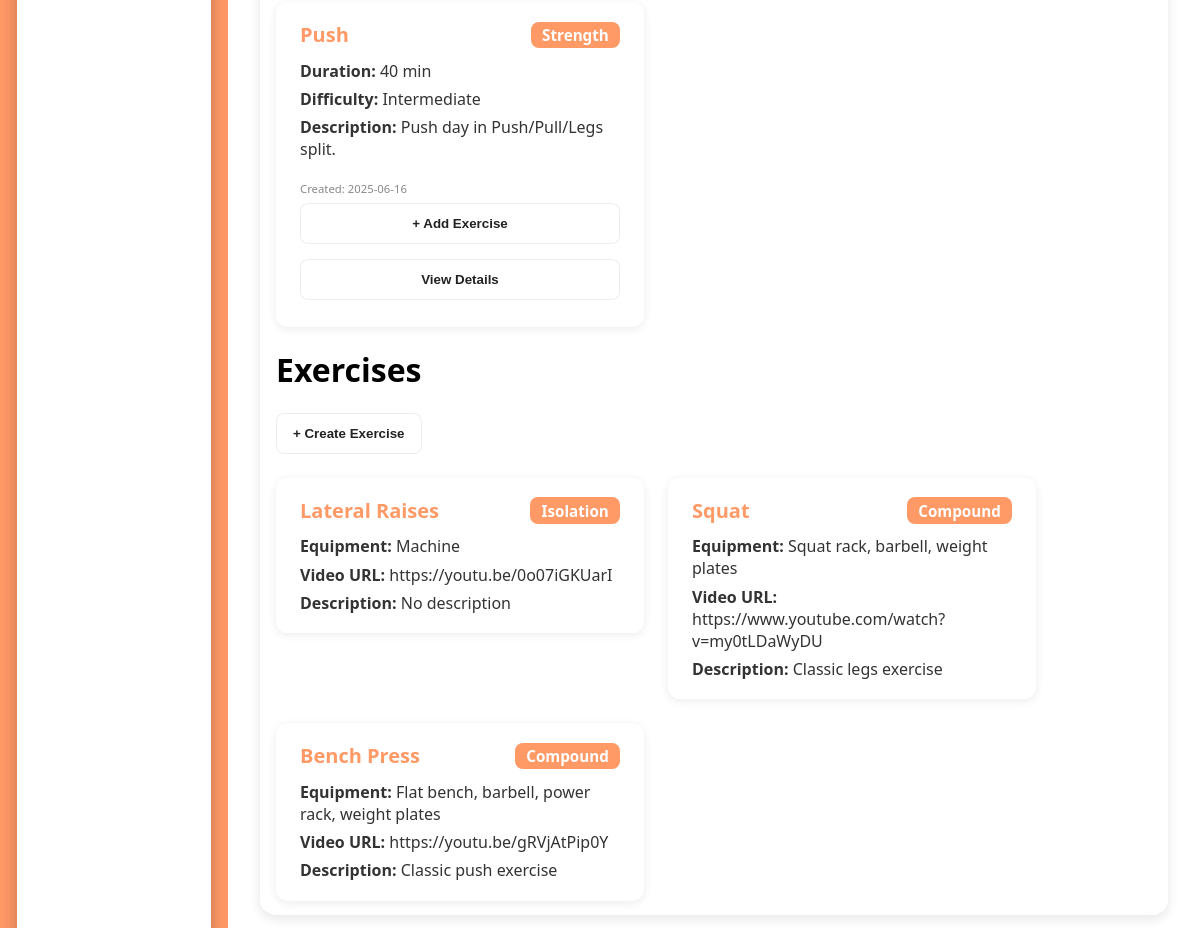
The page /dashboard/workouts (signed in, lower part) on the database as committed earlier.
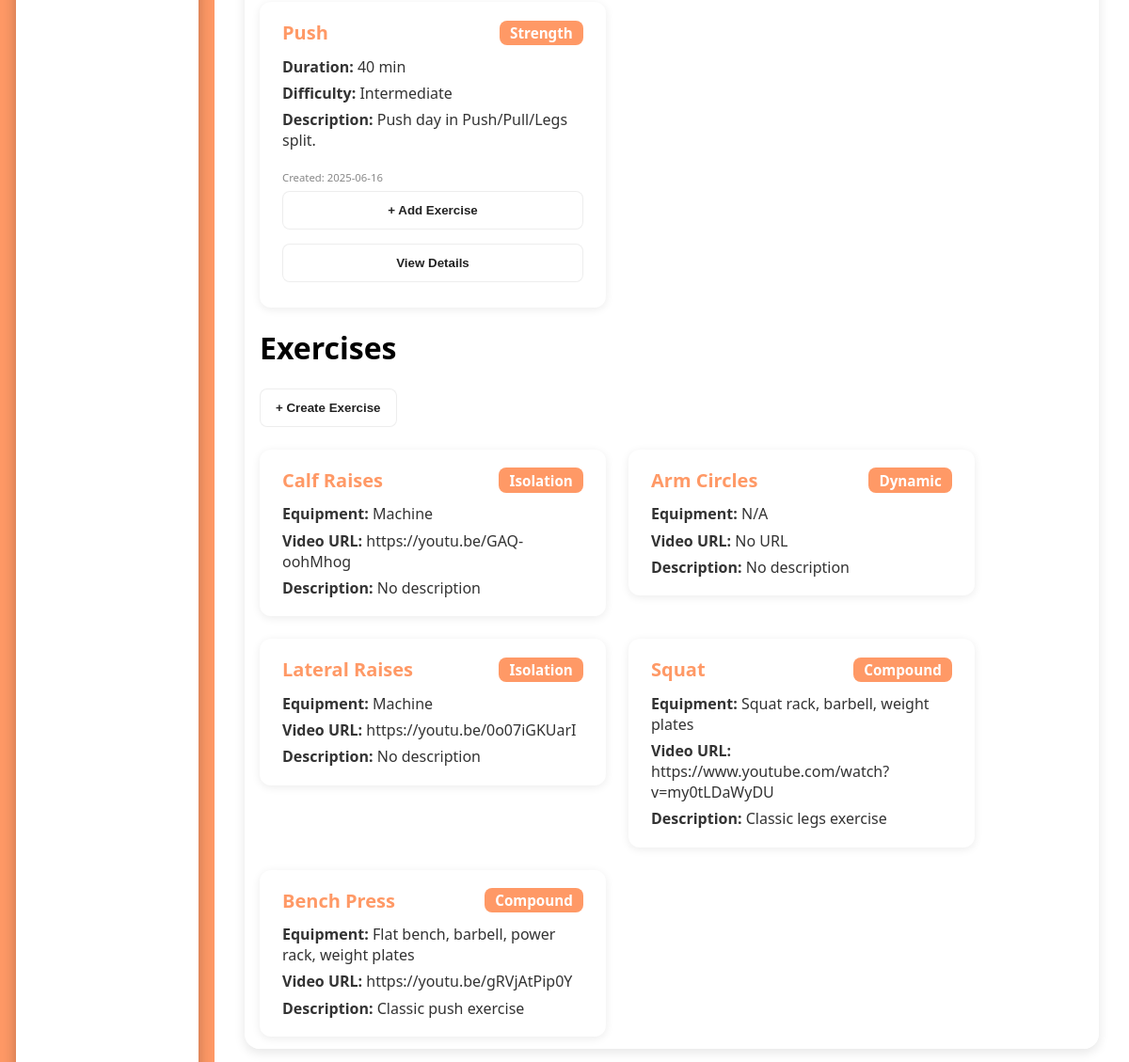
The same page on the database as committed later.
### models.py (models this page shows, shortened)
class Workout(db.Model):
    __tablename__ = 'workouts'
    id = db.Column(db.Integer, primary_key=True)
    name = db.Column(db.String(32), nullable=False)
    type = db.Column(db.String(16), nullable=False)
    duration = db.Column(db.Integer, nullable=False)
    description = db.Column(db.String(256), nullable=True)
    difficulty = db.Column(db.String(16), nullable=True)
    user_id = db.Column(db.Integer, db.ForeignKey('users.id'), nullable=False)
    user = db.relationship('User', backref=db.backref('workouts', lazy=True))
    created_at = db.Column(db.DateTime, server_default=db.func.now(), nullable=False)
    updated_at = db.Column(db.DateTime, server_default=db.func.now(), onupdate=db.func.now(), nullable=False)

class Exercise(db.Model):
    __tablename__ = 'exercises'
    id = db.Column(db.Integer, primary_key=True)
    name = db.Column(db.String(32), nullable=False)
    description = db.Column(db.String(256), nullable=True)
    video_url = db.Column(db.String(256), nullable=True)
    category = db.Column(db.String(32), nullable=True)
    equipment = db.Column(db.String(64), nullable=True)
    user_id = db.Column(db.Integer, db.ForeignKey('users.id'), nullable=False)
    user = db.relationship('User', backref=db.backref('exercises', lazy=True))

### app.py (the view)
@app.route('/dashboard/workouts')
@login_required
def workouts():
    form = WorkoutForm()
    exercise_form = ExerciseForm()
    workout_type = request.args.get('type')
    query = Workout.query.filter_by(user_id=current_user.id)
    if workout_type:
        query = query.filter_by(type=workout_type)
    user_workouts = query.order_by(Workout.created_at.desc()).all()
    user_exercises = Exercise.query.filter_by(user_id=current_user.id).order_by(Exercise.id.desc()).all()
    return render_template(
        'dashboard.html',
        username=current_user.username,
        email=current_user.email,
        active_section='workouts',
        workout_form=form,
        exercise_form=exercise_form,
        workouts=user_workouts,
        exercises=user_exercises,
        selected_type=workout_type,
        profile_picture=current_user.profile_picture
    )

### app.py (called while the page is built)
@login_manager.user_loader
def load_user(user_id):
    return User.query.get(int(user_id))

### templates/dashboard.html (shortened to what this page needs)
{% extends "base.html" %}
{% block stylesheet %}<link rel="stylesheet" href="/static/css/dash.css">{% endblock %}
{% block content %}
<div class="dashboard">
    <div class="sidebar">
        <div class="sidebar-island">
        </div>
    </div>
    <div class="main">
        {% if active_section == 'home' %}
            <h1>Hello {{ username }}!</h1>
            <div class="main-sections">
                <div class="main-card">
                    <h2>Workouts</h2>
                    <p>Here you can track your recent workouts and start new ones.</p>
                </div>
                <div class="main-card">
                    <h2>Stats</h2>
                    <p>Your progress and stats will appear here.</p>
                </div>
            </div>
        {% elif active_section == 'workouts' %}
            <div class="main-sections center-content">
                <div class="workout-section">
                    <div class="workouts-list">
                        {% if workouts %}
                            {% for workout in workouts %}
                                <div class="workout-card droppable-workout" data-workout-id="{{ workout.id }}">
                                    <div class="workout-card-header">
                                        <h3>{{ workout.name }}</h3>
                                        <span class="workout-type">{{ workout.type|capitalize }}</span>
                                    </div>
                                    <div class="workout-card-body">
                                        <div><strong>Duration:</strong> {{ workout.duration }} min</div>
                                        <div><strong>Difficulty:</strong> {{ workout.difficulty|capitalize or "N/A" }}</div>
                                        <div><strong>Description:</strong> {{ workout.description or "No description" }}</div>
                                        <div class="workout-date"><small>Created: {{ workout.created_at.strftime('%Y-%m-%d') }}</small></div>
                                        <button class="sidebar-button open-add-exercise-modal-btn" data-workout-id="{{ workout.id }}">+ Add Exercise</button>
                                        <button class="sidebar-button open-workout-detail-modal-btn" data-workout-id="{{ workout.id }}">View Details</button>
                                    </div>
                                </div>
                            {% endfor %}
                        {% else %}
                            <p>No workouts yet. Create your first workout!</p>
                        {% endif %}
                    </div>
                    <div class="exercise-section">
                        <h1>Exercises</h1>
                        <button class="sidebar-button open-modal-btn" data-modal="exerciseModal">+ Create Exercise</button>
                        <div class="exercises-list" id="draggable-exercises">
                            {% if exercises %}
                                {% for exercise in exercises %}
                                    <div class="exercise-card" draggable="true" data-exercise-id="{{ exercise.id }}">
                                        <div class="exercise-card-header">
                                            <h3>{{ exercise.name }}</h3>
                                            <span class="exercise-category">{{ exercise.category|capitalize }}</span>
                                        </div>
                                        <div class="exercise-card-body">
                                            <div><strong>Equipment:</strong> {{ exercise.equipment|capitalize or "N/A" }}</div>
                                            <div><strong>Video URL:</strong> {{ exercise.video_url or "No URL" }}</div>
                                            <div><strong>Description:</strong> {{ exercise.description or "No description" }}</div>
                                        </div>
                                    </div>
                                {% endfor %}
                            {% else %}
                                <p>No exercises yet. Create your first exercise!</p>
                            {% endif %}
                        </div>
                    </div>
                </div>
            </div>
        {% endif %}
    </div>
</div>
{% endblock %}

### templates/base.html (shortened to what this page needs)
<!DOCTYPE html>
<html lang="en">
<head>
    {% block stylesheet %}{% endblock %}
</head>
<body>
    {% block content %}
    {% endblock %}
</body>
</html>

### static/css/dash.css (style rules this page uses)
body, html { margin: 0; padding: 0; font-family: 'Segoe UI', Tahoma, Geneva, Verdana, sans-serif; background: white; height: 100%; overflow: hidden; }
.dashboard { display: flex; height: 100vh; overflow: hidden; }
.sidebar { width: 15%; height: 100%; background: #ff9966; color: white; padding: 1.5rem; display: flex; flex-direction: column; align-items: center; justify-content: center; }
.sidebar-island { width: 90%; height: 100%; background: rgba(255, 255, 255, 1); border-radius: 16px; box-shadow: 0 8px 16px rgba(0, 0, 0, 0.25); padding: 1rem; display: flex; flex-direction: column; align-items: center; }
.sidebar-button { display: block; padding: 0.75rem 1rem; margin-bottom: 0.5rem; background: rgba(255, 255, 255, 0.2); color: #222; text-decoration: none; font-weight: 600; border-radius: 8px; text-align: center; transition: background 0.3s ease, color 0.3s ease, transform 0.2s ease; border: 1px solid rgba(0,0,0,0.07); }
.main { flex: 1; background: white; padding: 2rem; overflow: hidden; height: auto; }
.main-sections { display: flex; gap: 2rem; margin-top: 1.5rem; flex-wrap: wrap; align-items: flex-start; }
.center-content { display: flex; justify-content: center; align-items: center; height: 100%; }
.workout-section { width: 100%; height: auto; max-height: 95vh; overflow-y: auto; background: rgba(255, 255, 255, 0.9); border-radius: 16px; box-shadow: 0 4px 12px rgba(0, 0, 0, 0.1); padding: 1rem; transition: transform 0.3s ease, box-shadow 0.3s ease; box-sizing: border-box; margin-top: -2rem; }
.workouts-list { margin-top: 1.5rem; display: flex; flex-wrap: wrap; gap: 1.5rem; justify-content: flex-start; align-items: flex-start; }
.workout-card { background: #fff; border-radius: 12px; box-shadow: 0 2px 10px rgba(0,0,0,0.08); padding: 1.2rem 1.5rem; min-width: 260px; max-width: 320px; flex: 1 1 260px; display: flex; flex-direction: column; transition: box-shadow 0.2s; }
.workout-card-header { display: flex; justify-content: space-between; align-items: center; margin-bottom: 0.7rem; }
.workout-card-header h3 { margin: 0; font-size: 1.25rem; color: #ff9966; }
.workout-type { background: #ff9966; color: #fff; border-radius: 8px; padding: 0.2rem 0.7rem; font-size: 0.95rem; font-weight: 600; }
.workout-card-body { font-size: 1rem; color: #333; display: flex; flex-direction: column; gap: 0.4rem; }
.workout-date { margin-top: 0.7rem; color: #888; font-size: 0.85rem; }
.exercises-list { margin-top: 1.5rem; display: flex; flex-wrap: wrap; gap: 1.5rem; justify-content: flex-start; align-items: flex-start; }
.exercise-card { background: #fff; border-radius: 12px; box-shadow: 0 2px 10px rgba(0,0,0,0.08); padding: 1.2rem 1.5rem; min-width: 260px; max-width: 320px; flex: 1 1 260px; display: flex; flex-direction: column; transition: box-shadow 0.2s; }
.exercise-card-header { display: flex; justify-content: space-between; align-items: center; margin-bottom: 0.7rem; }
.exercise-card-header h3 { margin: 0; font-size: 1.25rem; color: #ff9966; }
.exercise-category { background: #ff9966; color: #fff; border-radius: 8px; padding: 0.2rem 0.7rem; font-size: 0.95rem; font-weight: 600; }
.exercise-card-body { font-size: 1rem; color: #333; display: flex; flex-direction: column; gap: 0.4rem; }
.main-sections, .center-content { align-items: flex-start !important; justify-content: flex-start !important; }

Rows that differ between the two databases and show on the page:
added Exercise: name "Calf Raises", category "Isolation", equipment "Machine", video_url "https://youtu.be/GAQ-oohMhog", description "No description"
added Exercise: name "Arm Circles", category "Dynamic", equipment "N/A", video_url "No URL", description "No description"
